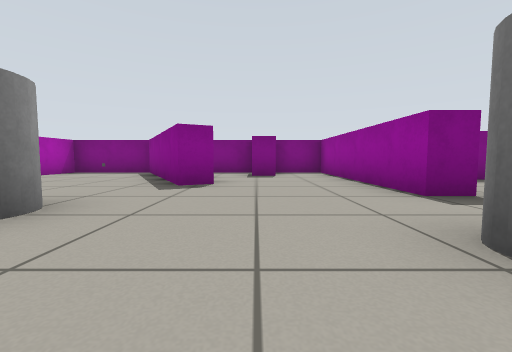
[1] (above)

20 first-person views from a walk through a robot-simulator world made for Gazebo. The camera is 0.45 m above the floor, tilts 4° down and sees 90° across. The floor is counted in squares, 1 m on a side. Each view is taken from the middle of a square. On the plan, view 1 faces up. The plan holds only what a view shows up to about 9 squares ahead; the rest is blank. Some surface patterns are stand-ins.

[2]
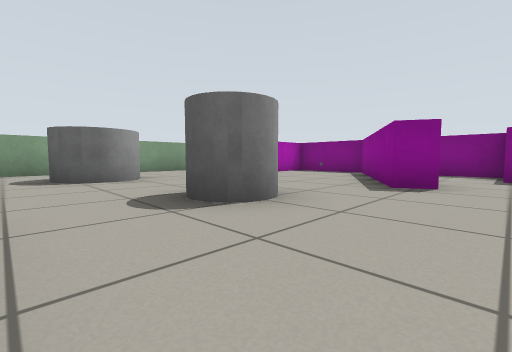

[3]
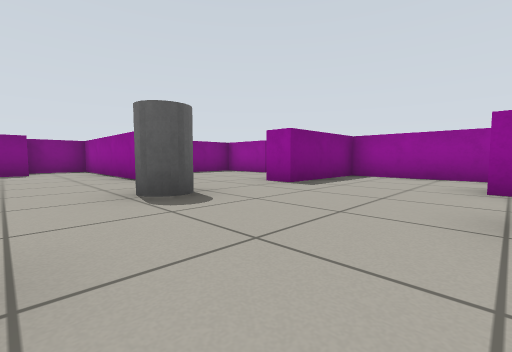

[4]
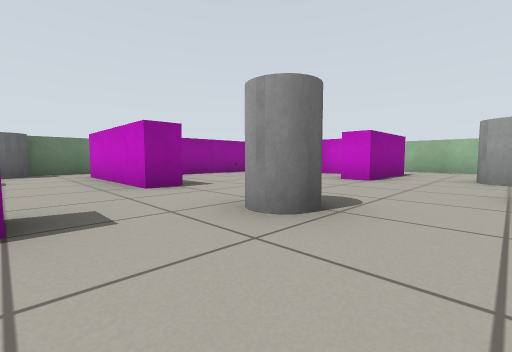

[5]
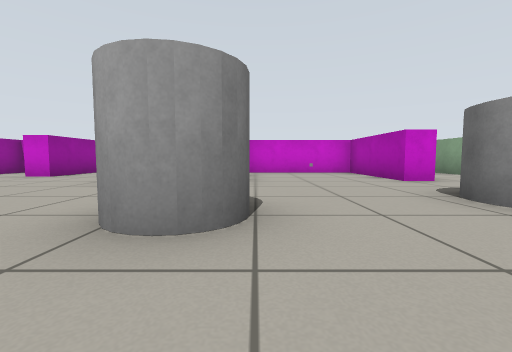

[6]
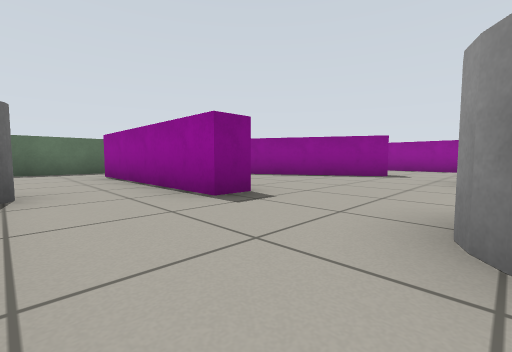

[7]
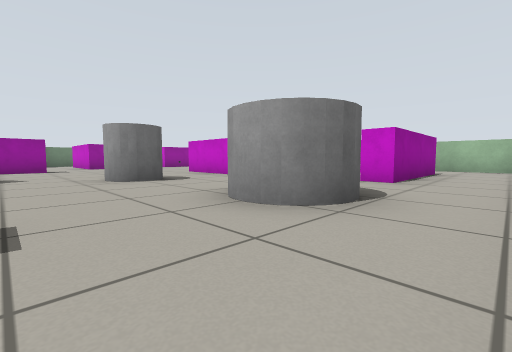

[8]
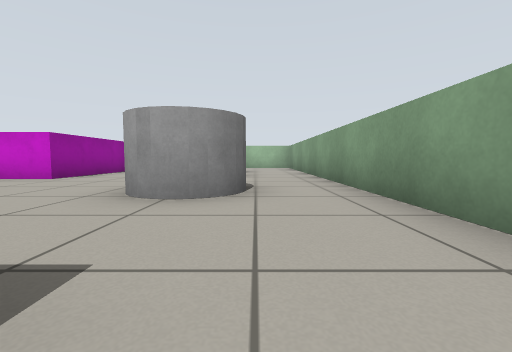

[9]
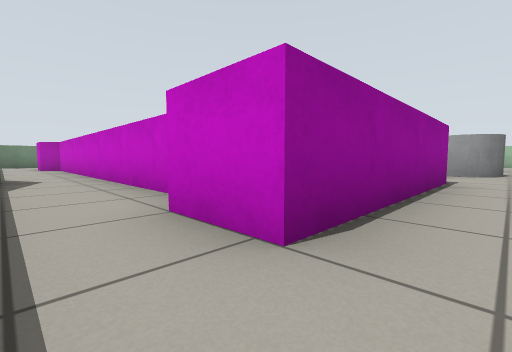

[10]
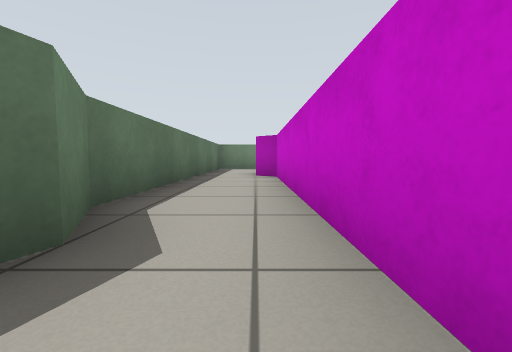

[11]
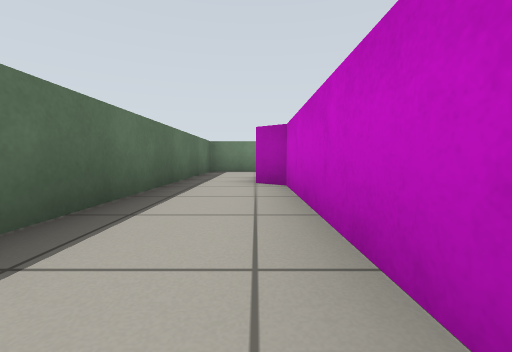

[12]
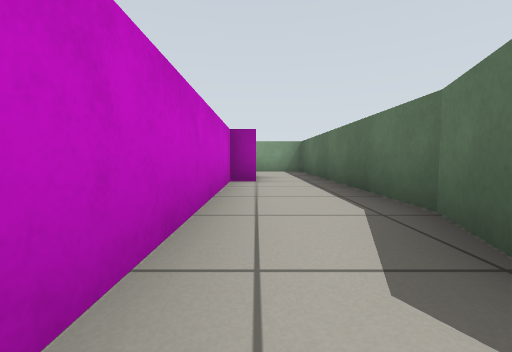

[13]
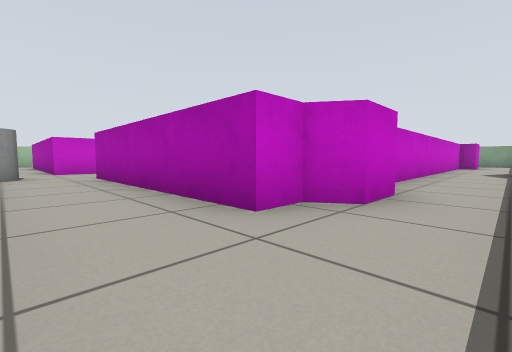

[14]
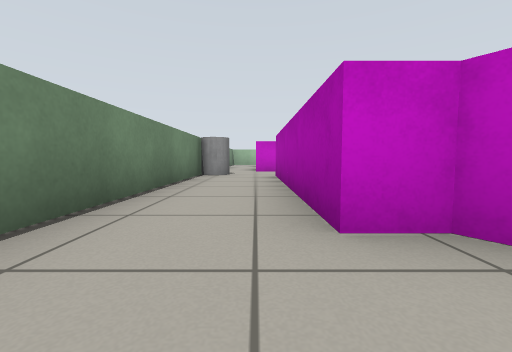

[15]
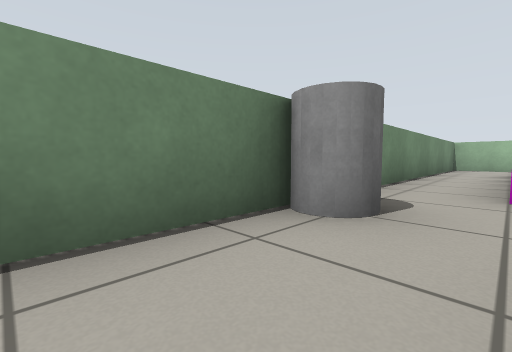

[16]
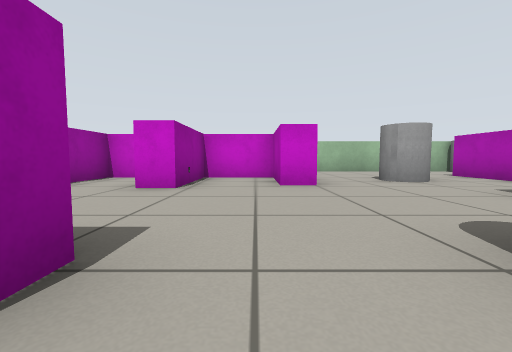

[17]
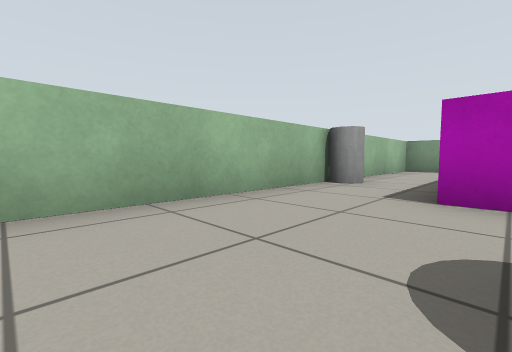

[18]
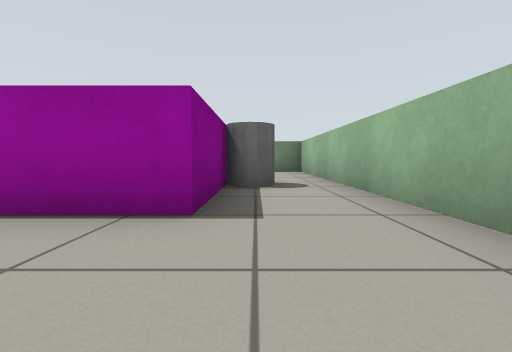

[19]
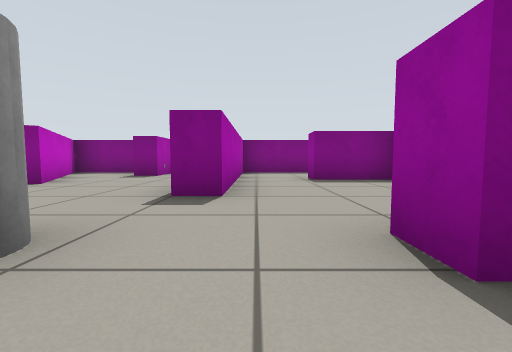

[20]
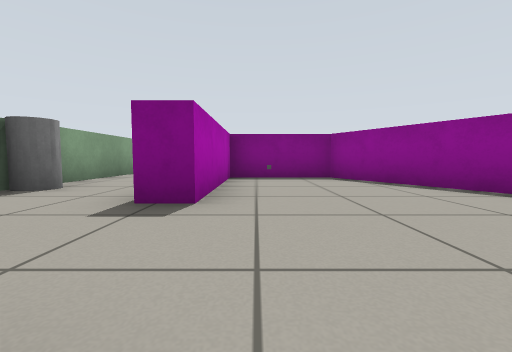

### Floor plan
Points are (right, up) in squares from view 1. A wall is a line through its corners. A room is listed if a view was taken in it or the views show most of it. See-through windows are left out.
Room 1 (views 1, 2, 3, 4, 5, 6, 7, 8, 9, 10, 16, 17, 18, 19, 20)
walls: (-2, -3) (-2, -4.5); (-2.6, -3.6) (-2.6, -0.5) (-0.2, -0.5); (5.5, 0.9) (3.8, 0.9) (3.8, 1.5) (7, 1.5) (7, -1.8); (5.9, 3.5) (5.9, 5); (2.6, 7.5) (2.6, 3) (2, 3) (2, 7.9) (-2.6, 7.9) (-0.7, 4.4) (-1.3, 4.2) (-3.3, 7.9) (-5.6, 7.9) (-5.6, 4.5) (-6.2, 4.5) (-6.2, 8.5); (4.4, -4.5) (2, -4.5) (2, -2.2) (2.6, -2.2) (2.6, -3.9) (4.2, -3.9) (4.2, -1.8) (4.9, -1.8); (-6.5, -4.5) (-6.5, -1) (-5.9, -1) (-5.9, -3.9) (-2.8, -3.9); (-3.6, -6.5) (8.5, -6.5) (8.5, 1.5); (5.9, 5.3) (4.2, 5.3) (4.2, 6); (-5, 8.5) (-0.5, 8.5); (4.6, 7.9) (2.5, 7.9); (-0.7, 10) (-2.1, 10.5) (-8.5, 10.5) (-8.5, -4); (-8.5, -5.5) (-8.5, -6.5) (-5.1, -6.5)
ways out: opening at (-1, 9) to room 2; opening at (6, 2.5) to room 2; opening at (8, 1) to room 2; opening at (4.5, -0.5)
objects: grey cylinder (-8, 6); grey cylinder (-7, 1) to (-6, 2); magenta box (-6, 9) to (-5, 9); grey cylinder (-4, -6); grey cylinder (-3, 2) to (-2, 2); grey cylinder (0, -3); magenta box (0, 7); grey cylinder (1, 1) to (2, 1); grey cylinder (4, -5) to (5, -5)
Room 2 (views 11, 12, 13, 14, 15)
walls: (-0.5, 8.5) (4.2, 8.5) (4.6, 9) (5.5, 9) (5.8, 8.5) (6.5, 8.5) (6.5, 3.5); (8.5, 1.5) (8.5, 10.5) (0.3, 10.5) (-0.7, 10)
ways out: opening at (-1, 9) to room 1; opening at (6, 2.5) to room 1; opening at (8, 1) to room 1
objects: grey cylinder (8, 3)

Where each view was taken, in squares from view 1:
view 1: 0 up, 0 right, facing up
view 2: 0 up, 0 right, facing up-left
view 3: 2 down, 0 right, facing up-right
view 4: 3 up, 0 right, facing down-right
view 5: 4 up, 3 left, facing down
view 6: 2 up, 8 left, facing up-right
view 7: 4 up, 8 left, facing down-right
view 8: 5 up, 7 left, facing down
view 9: 10 up, 7 left, facing down-right
view 10: 9 up, 2 left, facing right
view 11: 9 up, 0 right, facing right
view 12: 9 up, 0 right, facing left
view 13: 10 up, 8 right, facing down-left
view 14: 10 up, 7 right, facing down
view 15: 5 up, 7 right, facing down-right
view 16: 2 up, 3 right, facing down
view 17: 4 down, 1 right, facing down-left
view 18: 5 down, 0 right, facing right
view 19: 0 up, 3 right, facing up
view 20: 2 up, 5 left, facing up
